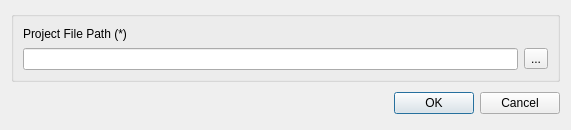
<?xml version="1.0" encoding="UTF-8"?>
<ui version="4.0">
 <class>OpenProjectDialog</class>
 <widget class="QDialog" name="OpenProjectDialog">
  <property name="geometry">
   <rect>
    <x>0</x>
    <y>0</y>
    <width>571</width>
    <height>130</height>
   </rect>
  </property>
  <property name="windowTitle">
   <string>Open project</string>
  </property>
  <layout class="QGridLayout" name="gridLayout_3">
   <item row="0" column="0">
    <widget class="QGroupBox" name="gbMain">
     <property name="title">
      <string/>
     </property>
     <layout class="QGridLayout" name="gridLayout_2">
      <item row="0" column="0">
       <layout class="QGridLayout" name="gloMain">
        <item row="1" column="1">
         <widget class="QToolButton" name="tbtnBrowse">
          <property name="text">
           <string>...</string>
          </property>
         </widget>
        </item>
        <item row="1" column="0">
         <widget class="QLineEdit" name="leProjFilePath"/>
        </item>
        <item row="0" column="0">
         <widget class="QLabel" name="lblProjFilePath">
          <property name="text">
           <string>Project File Path (*)</string>
          </property>
         </widget>
        </item>
       </layout>
      </item>
     </layout>
    </widget>
   </item>
   <item row="1" column="0">
    <layout class="QHBoxLayout" name="loBtnRow">
     <property name="spacing">
      <number>6</number>
     </property>
     <property name="margin" stdset="0">
      <number>0</number>
     </property>
     <item>
      <spacer name="spBtnRow">
       <property name="orientation">
        <enum>Qt::Orientation::Horizontal</enum>
       </property>
       <property name="sizeHint" stdset="0">
        <size>
         <width>131</width>
         <height>31</height>
        </size>
       </property>
      </spacer>
     </item>
     <item>
      <widget class="QPushButton" name="btnOk">
       <property name="text">
        <string>OK</string>
       </property>
      </widget>
     </item>
     <item>
      <widget class="QPushButton" name="btnCancel">
       <property name="text">
        <string>Cancel</string>
       </property>
      </widget>
     </item>
    </layout>
   </item>
  </layout>
 </widget>
 <resources/>
 <connections>
  <connection>
   <sender>btnOk</sender>
   <signal>clicked()</signal>
   <receiver>OpenProjectDialog</receiver>
   <slot>accept()</slot>
   <hints>
    <hint type="sourcelabel">
     <x>278</x>
     <y>253</y>
    </hint>
    <hint type="destinationlabel">
     <x>96</x>
     <y>254</y>
    </hint>
   </hints>
  </connection>
  <connection>
   <sender>btnCancel</sender>
   <signal>clicked()</signal>
   <receiver>OpenProjectDialog</receiver>
   <slot>reject()</slot>
   <hints>
    <hint type="sourcelabel">
     <x>369</x>
     <y>253</y>
    </hint>
    <hint type="destinationlabel">
     <x>179</x>
     <y>282</y>
    </hint>
   </hints>
  </connection>
 </connections>
</ui>
